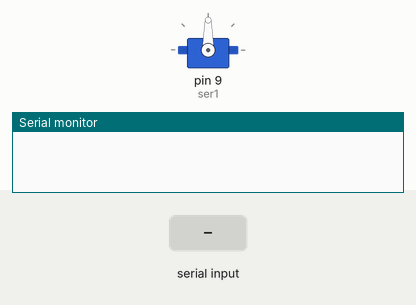
A sketch run on a simulated Arduino Uno, built with avr-gcc and run on an emulated ATmega328P. On the bench: servo, the last lines printed to the serial monitor. Inputs (shaded band) come from the test bench.

Above: at 1.2 s.
1.3 s: byte 90 received over Serial
At 2.9 s:
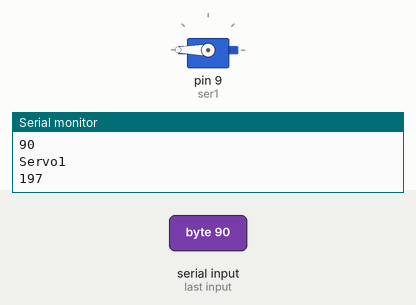
3.2 s: byte 30 received over Serial
At 5.0 s:
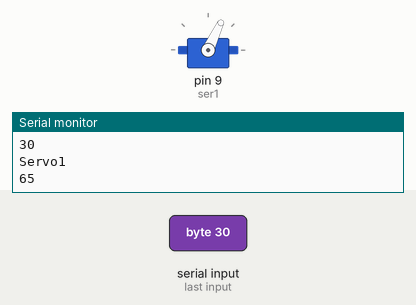
5.3 s: byte 120 received over Serial
At 5.76 s:
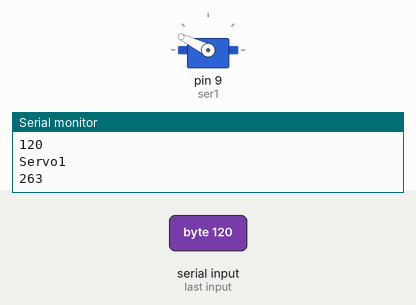
Timing chart, 0 to 8.3 s (numbered marks = the images above; inputs shaded):
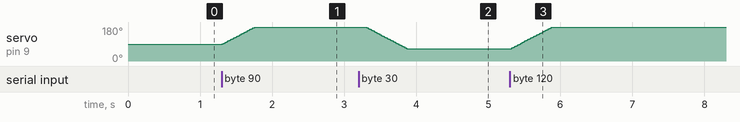

The sketch:

HC05_MIT_APP_Servo.ino
```cpp
/*-----Single Servo Control With MIT App Inventor--------*/
/*---Source Code by Dejan, www.HowToMechatronics.com ----*/
/*---------Modified & Adapted by Habib.m @Hab_mz---------*/
/*-------------------------V1.1--------------------------*/

#include <Servo.h>
Servo ser1;
int ser1PPos = 90;
int spd = 5;
int val;
void setup() {
  Serial.begin(9600);
  ser1.attach(9);
  ser1.write(ser1PPos);
}

void loop() {
  if(Serial.available()>0){
    val = Serial.read();
    Serial.println(" ");
    Serial.println(val);
    int ser1pos = val;
    ser1pos = map(ser1pos, 0, 82, 0, 180);
    Serial.println("Servo1");
    Serial.println(ser1pos);
       if(ser1PPos > ser1pos) {
          for( int j = ser1PPos; j >= ser1pos; j--){
               ser1.write(j);
               delay(spd);}}
       if(ser1PPos < ser1pos) {
          for( int j = ser1PPos; j <= ser1pos; j++){
              ser1.write(j);
              delay(spd);}}
       ser1PPos = ser1pos;
  }}

/*------------------@Hab_mz--------------------*/
/*-------------------V1.0----------------------
if(Serial.available()>0){
    val = Serial.read();
    Serial.println(val);
    val = map(val, 0, 255, 0, 180);
    ser1.write(val);
    delay(15); } */
/*------------------@Hab_mz--------------------*/
```

Measured:
- after the input at 1.3 s, servo on pin 9 (ser1): moves from 90° to 180° over 0.45 s, starting at once
- after the input at 3.2 s, servo on pin 9 (ser1): moves from 180° to 65° over 0.58 s, starting after 0.09 s
- after the input at 5.3 s, servo on pin 9 (ser1): moves from 65° to 180° over 0.58 s, starting at once
